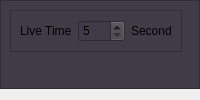
            <widget class="QWidget" name="page_settings">
             <property name="styleSheet">
              <string notr="true"/>
             </property>
             <property name="styleClass" stdset="0">
              <string>page</string>
             </property>
             <layout class="QVBoxLayout" name="verticalLayout_4">
              <property name="spacing">
               <number>3</number>
              </property>
              <property name="leftMargin">
               <number>0</number>
              </property>
              <property name="topMargin">
               <number>0</number>
              </property>
              <property name="rightMargin">
               <number>0</number>
              </property>
              <item>
               <widget class="QFrame" name="frame_5">
                <property name="styleSheet">
                 <string notr="true">background: #413B47;</string>
                </property>
                <property name="frameShape">
                 <enum>QFrame::StyledPanel</enum>
                </property>
                <property name="frameShadow">
                 <enum>QFrame::Raised</enum>
                </property>
                <layout class="QVBoxLayout" name="verticalLayout_5">
                 <item alignment="Qt::AlignLeft|Qt::AlignTop">
                  <widget class="QFrame" name="frame_8">
                   <property name="frameShape">
                    <enum>QFrame::StyledPanel</enum>
                   </property>
                   <property name="frameShadow">
                    <enum>QFrame::Raised</enum>
                   </property>
                   <layout class="QHBoxLayout" name="horizontalLayout_6">
                    <item>
                     <widget class="QLabel" name="label">
                      <property name="text">
                       <string>Live Time</string>
                      </property>
                     </widget>
                    </item>
                    <item>
                     <widget class="QSpinBox" name="spinBox">
                      <property name="minimum">
                       <number>5</number>
                      </property>
                      <property name="maximum">
                       <number>120</number>
                      </property>
                     </widget>
                    </item>
                    <item>
                     <widget class="QLabel" name="label_3">
                      <property name="text">
                       <string>Second</string>
                      </property>
                     </widget>
                    </item>
                   </layout>
                  </widget>
                 </item>
                </layout>
               </widget>
              </item>
             </layout>
            </widget>
